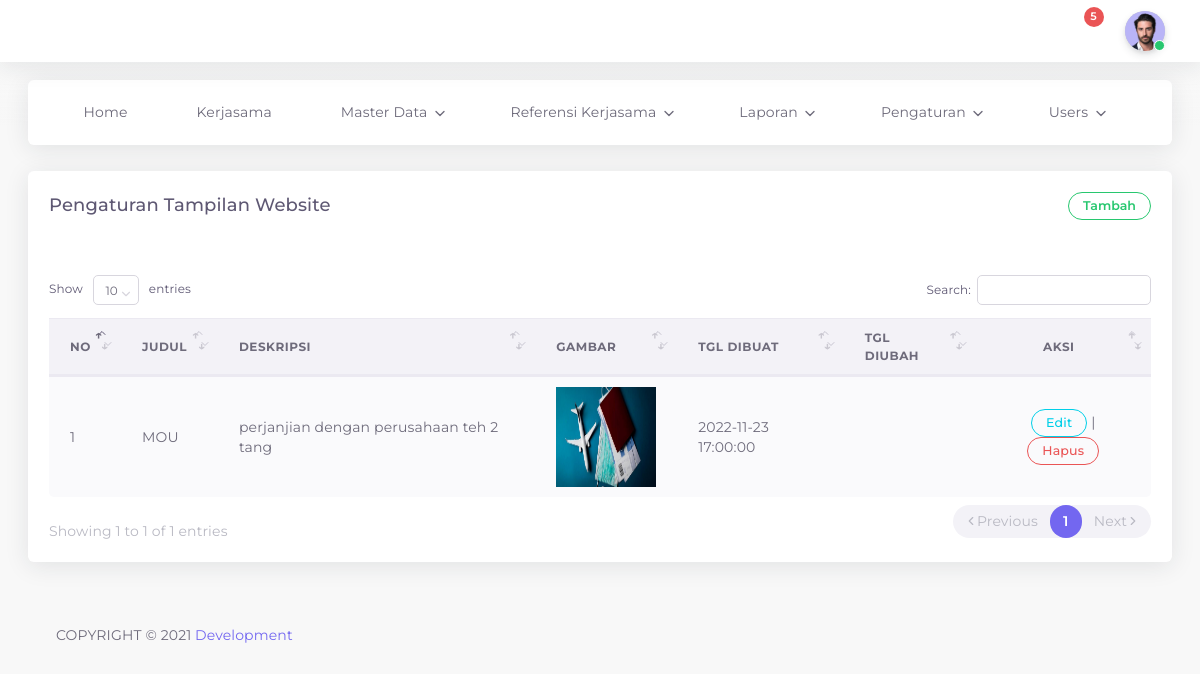
Page /admin/web.php (signed in) on the earlier database version.
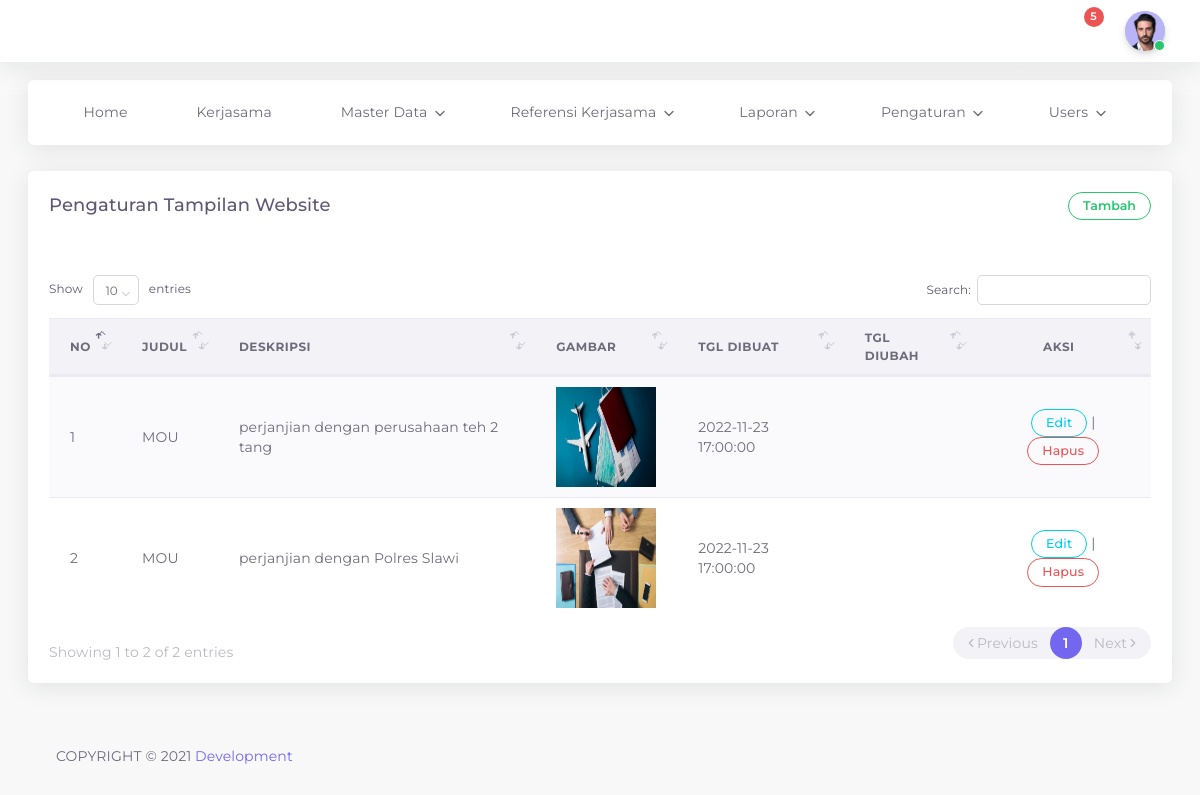
Same page on the later database version.
### tables this page shows
CREATE TABLE `web` (
  `id` int(11) NOT NULL,
  `judul` varchar(255) NOT NULL,
  `deskripsi` varchar(255) NOT NULL,
  `gambar` varchar(255) NOT NULL,
  `date_created` timestamp NULL DEFAULT current_timestamp(),
  `date_updated` timestamp NULL DEFAULT NULL ON UPDATE current_timestamp(),
  `status` enum('Y','N') NOT NULL DEFAULT 'Y'
);

### admin/web.php (the view, shortened to what this page needs)
<?php
include "header.php";
?>
<div class="app-content content ">
  <div class="content-wrapper container-xxl p-0">
    <div class="row match-height">
      <div class="col-lg-12">
        <div class="card">
          <div class="card-header">
            <h4 class="card-title">Pengaturan Tampilan Website</h4>
            <button type="button" class="btn btn-outline-success round btn-sm" data-toggle="modal" data-target="#add">
              <strong>Tambah</strong>
            </button>
          </div>
          <div class="card-body table-responsive">
            <table id="dataTables" class="table table-striped">
              <thead>
                <tr>
                  <th>No</th>
                  <th>Judul</th>
                  <th>Deskripsi</th>
                  <th>Gambar</th>
                  <th>TGL DIBUAT</th>
                  <th>TGL DIUBAH</th>
                  <th style="text-align:center;">Aksi</th>
                </tr>
              </thead>
              <tbody>
                <?php
											include "config.php";
											$no = 1;
											$data = mysqli_query($kon, "SELECT * FROM web ORDER BY id ASC");
											while($hasil = mysqli_fetch_array($data)){
											?>
                <tr>
                  <td>
                    <?php echo $no++; ?>
                  </td>
                  <td><?php echo $hasil ['judul'];?></td>
                  <td><?php echo $hasil ['deskripsi'];?></td>
                  <td><img src="../img/<?php echo $hasil['gambar']; ?>" width="100" height="100"></td>
                  <td><?php echo $hasil ['date_created'];?></td>
                  <td><?php echo $hasil ['date_updated'];?></td>
                  <td style="text-align:center ;">
                    <a href="#" type="button" class="open_modal btn btn-outline-info round btn-sm" data-toggle="modal"
                      data-target="#edit<?php echo $hasil['id_lembaga']; ?>">Edit</a> |
                    <a href="#" type="button" class="open_modal btn btn-outline-danger round btn-sm" data-toggle="modal"
                      data-target="#deleteEmployeeModal<?php echo $hasil['id_lembaga']; ?>">Hapus</a>
                  </td>
                </tr>
                <?php
									}
									?>
              </tbody>
            </table>
          </div>
        </div>
      </div>
    </div>
  </div>
  <div class="drag-target"></div>
  <?php include "footer.php";?>
  </body>
  </html>

### admin/header.php (shortened to what this page needs)
<!DOCTYPE html>
<html class="loading" lang="en" data-textdirection="ltr">
  <head>
    <link rel="stylesheet" type="text/css" href="../vendor/app-assets/css/pages/page-auth.css">
    <link rel="stylesheet" type="text/css" href="../vendor/app-assets/css/plugins/forms/form-validation.css">
    <link rel="stylesheet" type="text/css" href="../vendor/app-assets/vendors/css/vendors.min.css">
    <link rel="stylesheet" type="text/css" href="../vendor/app-assets/vendors/css/charts/apexcharts.css">
    <link rel="stylesheet" type="text/css" href="../vendor/app-assets/css/bootstrap.css">
    <link rel="stylesheet" type="text/css" href="../vendor/app-assets/css/bootstrap-extended.css">
    <link rel="stylesheet" type="text/css" href="../vendor/app-assets/css/colors.css">
    <link rel="stylesheet" type="text/css" href="../vendor/app-assets/css/components.css">
    <link rel="stylesheet" type="text/css" href="../vendor/app-assets/css/themes/dark-layout.css">
    <link rel="stylesheet" type="text/css" href="../vendor/app-assets/css/themes/bordered-layout.css">
    <link rel="stylesheet" type="text/css" href="../vendor/app-assets/css/themes/semi-dark-layout.css">
    <link rel="stylesheet" type="text/css" href="../vendor/app-assets/css/core/menu/menu-types/horizontal-menu.css">
    <link rel="stylesheet" type="text/  css" href="../vendor/app-assets/css/pages/dashboard-ecommerce.css">
    <link rel="stylesheet" type="text/css" href="../vendor/app-assets/css/plugins/charts/chart-apex.css">
    <link rel="stylesheet" type="text/css" href="../vendor/assets/css/style.css">
    <link rel="stylesheet" type="text/css" href="../vendor/app-assets/vendors/css/forms/select/select2.min.css">
    <link rel="stylesheet" type="text/css" href="../vendor/app-assets/vendors/css/pickers/pickadate/pickadate.css">
    <link rel="stylesheet" type="text/css" href="../vendor/app-assets/vendors/css/pickers/flatpickr/flatpickr.min.css">
    <link rel="stylesheet" href="../plugins/datatables-bs4/css/dataTables.bootstrap4.min.css">
    <link rel="stylesheet" href="../plugins/datatables-responsive/css/responsive.bootstrap4.min.css">
    <link rel="stylesheet" type="text/css" href="../vendor/app-assets/vendors/css/file-uploaders/dropzone.min.css">
    <link rel="stylesheet" type="text/css" href="../vendor/app-assets/css/plugins/forms/form-file-uploader.css">
  </head>
  <body class="horizontal-layout horizontal-menu  navbar-floating footer-static  " data-open="hover"
    data-menu="horizontal-menu" data-col="">
    <nav class="header-navbar navbar-expand-lg navbar navbar-fixed align-items-center navbar-shadow navbar-brand-center"
      data-nav="brand-center">
      <div class="navbar-container d-flex content">
        <ul class="nav navbar-nav align-items-center ml-auto">
          <li class="nav-item d-none d-lg-block">
            <a class="nav-link nav-link-style">
              <i class="ficon" data-feather="moon"></i>
            </a>
          </li>
          <li class="nav-item dropdown dropdown-notification mr-25">
            <a class="nav-link" href="javascript:void(0);" data-toggle="dropdown">
              <i class="ficon" data-feather="bell"></i>
              <span class="badge badge-pill badge-danger badge-up">5</span></a>
          </li>
          <li class="nav-item dropdown dropdown-user">
            <a class="nav-link dropdown-toggle dropdown-user-link" id="dropdown-user" href="javascript:void(0);"
              data-toggle="dropdown" aria-haspopup="true" aria-expanded="false">
              <div class="user-nav d-sm-flex d-none">
              </div>
              <span class="avatar"><img class="round" src="../vendor/app-assets//images/portrait/small/avatar-s-11.jpg"
                  alt="avatar" height="40" width="40">
                <span class="avatar-status-online"></span></span>
            </a>
          </li>
        </ul>
      </div>
    </nav>
    <?php include 'menu.php';
?>

### admin/menu.php (shortened to what this page needs)
<div class="horizontal-menu-wrapper">
  <div
    class="header-navbar navbar-expand-sm navbar navbar-horizontal floating-nav navbar-light navbar-shadow menu-border container-xxl"
    role="navigation" data-menu="menu-wrapper" data-menu-type="floating-nav">
    <div class="navbar-container main-menu-content" data-menu="menu-container">
      <ul class="nav navbar-nav" id="main-menu-navigation" data-menu="menu-navigation">
        <li data-menu="" <?php if (isset($_GET["home"])){echo 'class="active"';}?>>
          <a class="dropdown-item d-flex align-items-center" href="home.php?home">
            <i data-feather="home"></i>
            <span data-i18n="Documentation">Home</span>
          </a>
        </li>
        <li data-menu="" <?php if (isset($_GET["kerjasama"])){echo 'class="active"';}?>>
          <a class="dropdown-item d-flex align-items-center" href="kerjasama.php?kerjasama">
            <i data-feather="plus"></i>
            <span data-i18n="Documentation">Kerjasama</span>
          </a>
        </li>
        <li class="dropdown nav-item" data-menu="dropdown"
          <?php if (isset($_GET["master"])){echo 'class="active"';}?>>
          <a class="dropdown-toggle nav-link d-flex align-items-center" data-toggle="dropdown">
            <i data-feather="box"></i>
            <span data-i18n="Misc">Master Data</span></a>
        </li>
        <li class="dropdown nav-item" data-menu="dropdown">
          <a class="dropdown-toggle nav-link d-flex align-items-center" href="#" data-toggle="dropdown">
            <i data-feather="paperclip"></i>
            <span data-i18n="Misc">Referensi Kerjasama</span></a>
        </li>
        <li class="dropdown nav-item" data-menu="dropdown">
          <a class="dropdown-toggle nav-link d-flex align-items-center" href="#" data-toggle="dropdown">
            <i data-feather="database"></i>
            <span data-i18n="Misc">Laporan</span></a>
        </li>
        <li class="dropdown nav-item" data-menu="dropdown">
          <a class="dropdown-toggle nav-link d-flex align-items-center" href="#" data-toggle="dropdown">
            <i data-feather="settings"></i>
            <span data-i18n="Misc">Pengaturan</span></a>
        </li>
        <li class="dropdown nav-item" data-menu="dropdown">
          <a class="dropdown-toggle nav-link d-flex align-items-center" href="#" data-toggle="dropdown">
            <i data-feather="settings"></i>
            <span data-i18n="Misc">Users</span></a>
        </li>
      </ul>
    </div>
  </div>
</div>

### admin/footer.php (shortened to what this page needs)
<footer class="footer footer-static footer-light">
  <p class="clearfix mb-0"><span class="float-md-left d-block d-md-inline-block mt-25">COPYRIGHT &copy; 2021<a
        class="ml-25" href="#" target="_blank">Development</a></span></p>
</footer>

Differences in the rows shown:
added web: judul "MOU", deskripsi "perjanjian dengan Polres Slawi", gambar (picture), date_created "2022-11-23 17:00:00"
Other differences:
text written by a page script: "Show entries Search: Showing 1 to 1 of 1 entries Previous 1 Next" → "Show entries Search: Showing 1 to 2 of 2 entries Previous 1 Next"
